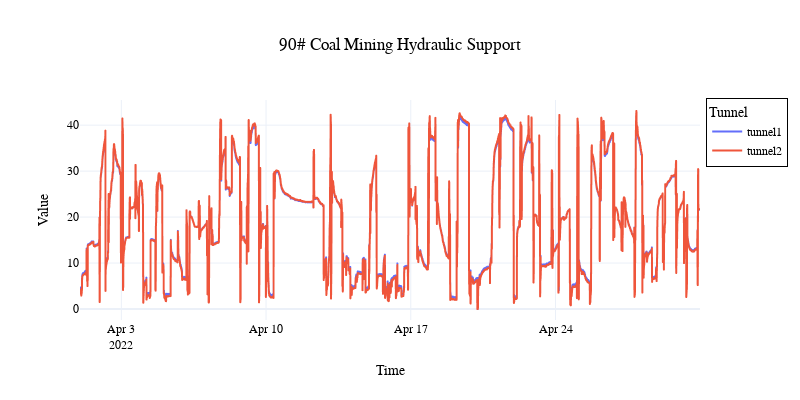

This figure's notebook cell:
### Code cell
# 创建线图
title = '90# Coal Mining Hydraulic Support'
fig = px.line(resam_list_B[4], y=['tunnel1', 'tunnel2'], title=title)

# 更新布局和样式
fig.update_layout(
    template='plotly_white',  # 使用白色背景的模板
    title={'text': title, 'x':0.5, 'xanchor': 'center'},  # 居中标题
    xaxis_title="Time",
    yaxis_title="Value",
    legend_title="Tunnel",
    font=dict(
        family="Times New Roman, Times, serif",  # 更改字体为更适合学术的
        size=12,
        color="Black"
    )
)

# 设置图例位置
fig.update_layout(legend=dict(
    x=1.01,
    y=1.01,
    bordercolor="Black",
    borderwidth=1
))

# 调整图形尺寸（根据需要调整或删除这一行）
fig.update_layout(width=800, height=400)

# 显示图表
fig.show()

### Figure 1 — Plotly figure (JSON) as saved in the notebook; plotly's stock layout.template omitted (floating-point values rounded to 4 significant figures; data arrays with more than 128 entries replaced by an {"elided": "..."} marker saying what was removed)
{"data": [{"hovertemplate": "variable=tunnel1<br>time=%{x}<br>value=%{y}<extra></extra>", "legendgroup": "tunnel1", "line": {"color": "#636efa", "dash": "solid"}, "marker": {"symbol": "circle"}, "mode": "lines", "name": "tunnel1", "showlegend": true, "type": "scattergl", "x": {"elided": "8638 str values"}, "xaxis": "x", "y": {"elided": "8638 float values"}, "yaxis": "y"}, {"hovertemplate": "variable=tunnel2<br>time=%{x}<br>value=%{y}<extra></extra>", "legendgroup": "tunnel2", "line": {"color": "#EF553B", "dash": "solid"}, "marker": {"symbol": "circle"}, "mode": "lines", "name": "tunnel2", "showlegend": true, "type": "scattergl", "x": {"elided": "8638 str values"}, "xaxis": "x", "y": {"elided": "8638 float values"}, "yaxis": "y"}], "layout": {"font": {"color": "Black", "family": "Times New Roman, Times, serif", "size": 12}, "height": 400, "legend": {"bordercolor": "Black", "borderwidth": 1, "title": {"text": "Tunnel"}, "tracegroupgap": 0, "x": 1.01, "y": 1.01}, "title": {"text": "90# Coal Mining Hydraulic Support", "x": 0.5, "xanchor": "center"}, "width": 800, "xaxis": {"anchor": "y", "domain": [0, 1], "title": {"text": "Time"}}, "yaxis": {"anchor": "x", "domain": [0, 1], "title": {"text": "Value"}}}}
